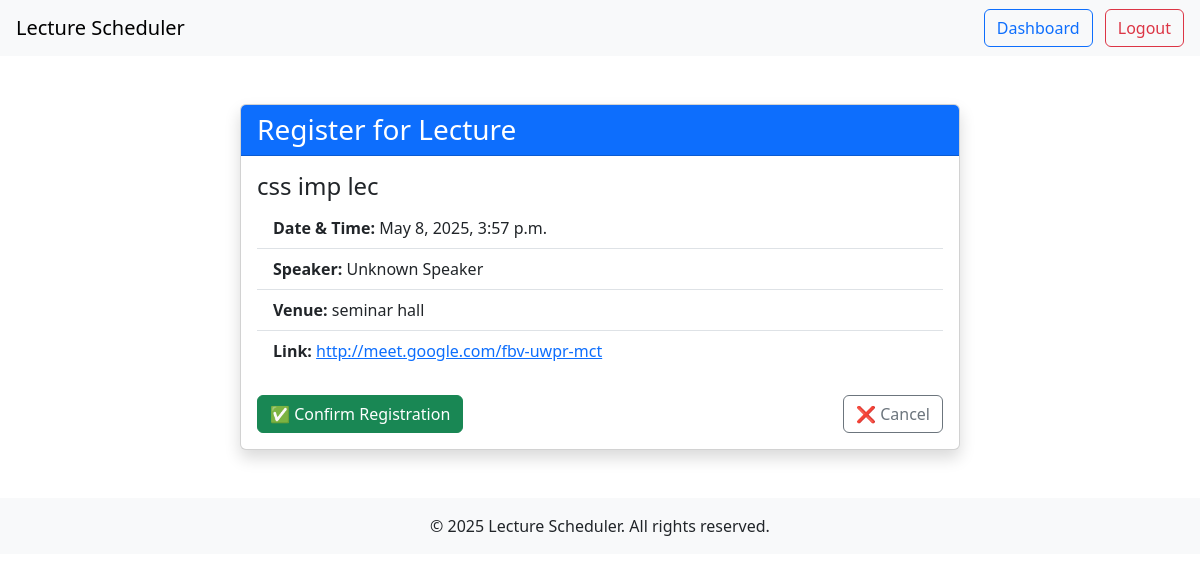
Page /register/3/ (signed in) on the committed database.
### main/models.py (models this page shows)
class GuestLecture(models.Model):
    title = models.CharField(max_length=200)
    datetime = models.DateTimeField()
    venue = models.CharField(max_length=200)
    link = models.URLField(blank=True)
    speaker_name = models.CharField(max_length=255, default='Unknown Speaker')
    status = models.CharField(max_length=20, choices=[('scheduled', 'Scheduled'), ('completed', 'Completed'), ('canceled', 'Canceled')])

### main/views.py (the view, shortened to what this page needs)
# urls.py: path('register/', views.user_register, name='user_register'),
@login_required
def register(request, lecture_id):
    if request.user.role != 'student':
        return redirect('access_denied')
    lecture = get_object_or_404(GuestLecture, id=lecture_id)
    registered = Registration.objects.filter(student=request.user, lecture=lecture).exists()
    return render(request, 'main/register_lecture.html', {'lecture': lecture, 'registered': registered})

### main/templates/main/register_lecture.html (shortened to what this page needs)
{% extends 'base.html' %}
{% block content %}
<div class="container mt-5">
    <div class="row justify-content-center">
        <div class="col-md-8">
            <div class="card shadow">
                <div class="card-header bg-primary text-white">
                    <h3 class="mb-0">Register for Lecture</h3>
                </div>
                <div class="card-body">
                    <h4 class="card-title">{{ lecture.title }}</h4>
                    <ul class="list-group list-group-flush mb-4">
                        <li class="list-group-item"><strong>Date & Time:</strong> {{ lecture.datetime }}</li>
                        <li class="list-group-item"><strong>Speaker:</strong> {{ lecture.speaker_name }}</li>
                        <li class="list-group-item"><strong>Venue:</strong> {{ lecture.venue }}</li>
                        <li class="list-group-item"><strong>Link:</strong> <a href="{{ lecture.link }}" target="_blank">{{ lecture.link }}</a></li>
                    </ul>
                    <form method="post">
                        <div class="d-flex justify-content-between">
                            <button type="submit" class="btn btn-success">✅ Confirm Registration</button>
                            <a href="{% url 'student_dashboard' %}" class="btn btn-outline-secondary">❌ Cancel</a>
                        </div>
                    </form>
                </div>
            </div>
        </div>
    </div>
</div>
{% endblock %}

### rows in the picture
GuestLecture: title "css imp lec", datetime "May 8, 2025, 3:57 p.m.", speaker_name "Unknown Speaker", venue "seminar hall", link "http://meet.google.com/fbv-uwpr-mct"
